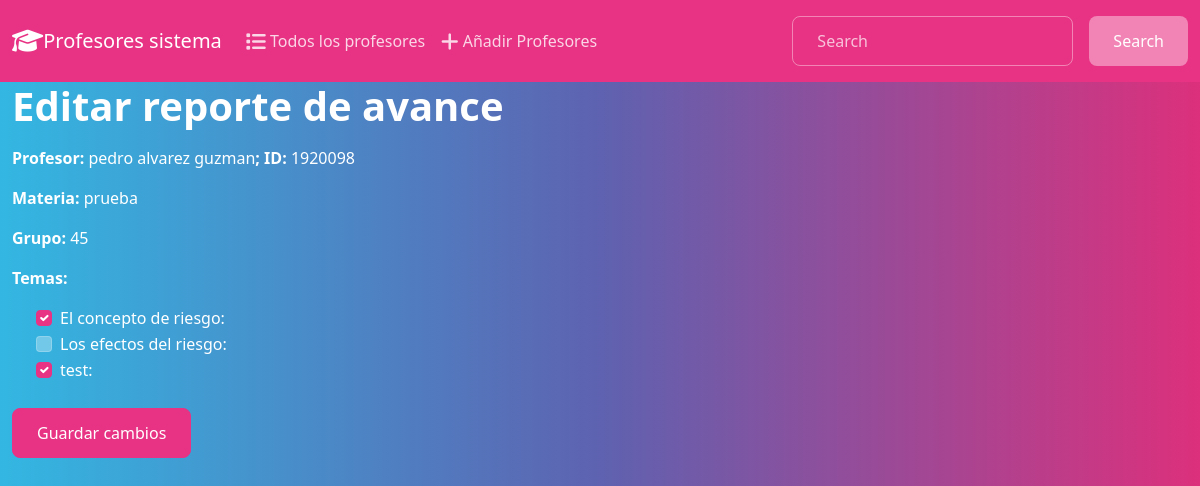
Page /editar-reporte/2/45/ on the committed database.
### profes/models.py (models this page shows, shortened)
class Profesor(models.Model):
    nombre = models.CharField(max_length=255)
    semestre = models.IntegerField()
    matricula = models.IntegerField()
    email = models.EmailField()
    grupo = models.CharField(max_length=255)
    materia = models.ForeignKey(Materia, on_delete=models.CASCADE)
    temas_vistos = models.ManyToManyField('Tema', blank=True)

class Materia(models.Model):
    nombre = models.CharField(max_length=255)

### profes/views.py (the view)
# urls.py: path('editar-reporte/<int:semestre>/<str:grupo>/', views.editar_reporte, name='editar_reporte'),
def editar_reporte(request, semestre, grupo):
    print(semestre)
    try:
        semestre = int(semestre)
    except ValueError:
        return render(request, 'profes/error.html', {'mensaje': 'La matrícula del profesor debe ser un número entero'})
    profesor = get_object_or_404(Profesor, pk=semestre)
    temas = Tema.objects.filter(materia=profesor.materia)
    if request.method == 'POST':
        form = ReporteForm(request.POST, profesor=profesor)
        if form.is_valid():
            form.save(profesor)
            return redirect('index')
    else:
        form = ReporteForm(profesor=profesor, initial={
            f'tema_{tema.id}': tema.id in profesor.temas_vistos.all().values_list('id', flat=True)
            for tema in temas
        })
    return render(request, 'profes/editar_reporte.html', {'profesor': profesor, 'temas': temas, 'form':form})

### profes/forms.py (shortened to what this page needs)
class ReporteForm(forms.Form):
    def __init__(self, *args, **kwargs):
        profesor = kwargs.pop('profesor')
        super().__init__(*args, **kwargs)
        temas = Tema.objects.filter(materia=profesor.materia)
        for tema in temas:
            self.fields[f'tema_{tema.id}'] = forms.BooleanField(label=tema.nombre, required=False, widget=forms.CheckboxInput(attrs={'class': 'form-check-input'}))

### profes/templates/profes/editar_reporte.html (shortened to what this page needs)
{% load static %}
<!DOCTYPE html>
<html lang="en">
<head>
    <link rel="stylesheet" href="https://cdnjs.cloudflare.com/ajax/libs/font-awesome/6.3.0/css/all.min.css">
    <link rel="stylesheet" href="{% static 'css/bootstrap.min.css' %}">
</head>
<body class="d-flex flex-column min-vh-100">
    <nav class="navbar navbar-expand-lg navbar-dark bg-primary">
        <div class="container-fluid">
          <a class="navbar-brand" href="#">
                <i class="fa-solid fa-graduation-cap fa-lg"></i>Profesores sistema
          </a>
          <div class="collapse navbar-collapse" id="navbarColor01">
            <ul class="navbar-nav me-auto">
              <li class="nav-item">
                <a class="nav-link" href="#">
                    <i class="fa-solid fa-list fa-lg"></i> Todos los profesores
                </a>
              </li>
              <li class="nav-item">
                <a class="nav-link" href="#">
                    <i class="fa-solid fa-plus fa-lg"></i> Añadir Profesores
                </a>
            </ul>
            <form class="d-flex">
              <input class="form-control me-sm-2" type="search" placeholder="Search">
              <button class="btn btn-secondary my-2 my-sm-0" type="submit">Search</button>
            </form>
          </div>
        </div>
      </nav>
    <div class="container-fluid">
        <h1>Editar reporte de avance</h1>
        <form method="POST" action="{% url 'editar_reporte' profesor.pk %}">
        <p><strong>Profesor:</strong> {{ profesor.nombre }}<strong>; ID:</strong> {{ profesor.matricula }} </p>
        <p><strong>Materia:</strong> {{ profesor.materia.nombre }} </p>
        <p><strong>Grupo:</strong> {{ profesor.grupo }} </p>
        <p><strong>Temas:</strong></p>
        {% for field in form %}
            <div class="form-check">
                <div class="form-check">
                    <input class="form-check-input" type="checkbox" name="{{ field.name }}" id="{{ field.id_for_label }}" {% if field.value %}checked{% endif %}>
                    <label class="form-check-label" for="{{ field.id_for_label }}">{{ field.label_tag }}&nbsp; </label>
                  </div>
            </div>
        {% endfor %}
    <br>
    <button type="submit" class="btn btn-primary">Guardar cambios</button>
  </form>
    </div>
</body>
</html>

### rows in the picture
Profesor: nombre "pedro alvarez guzman", matricula "1920098", materia.nombre "prueba", grupo "45"

### other values in the picture
{{ field.label_tag }} "El concepto de riesgo:" "Los efectos del riesgo:" "test:"
